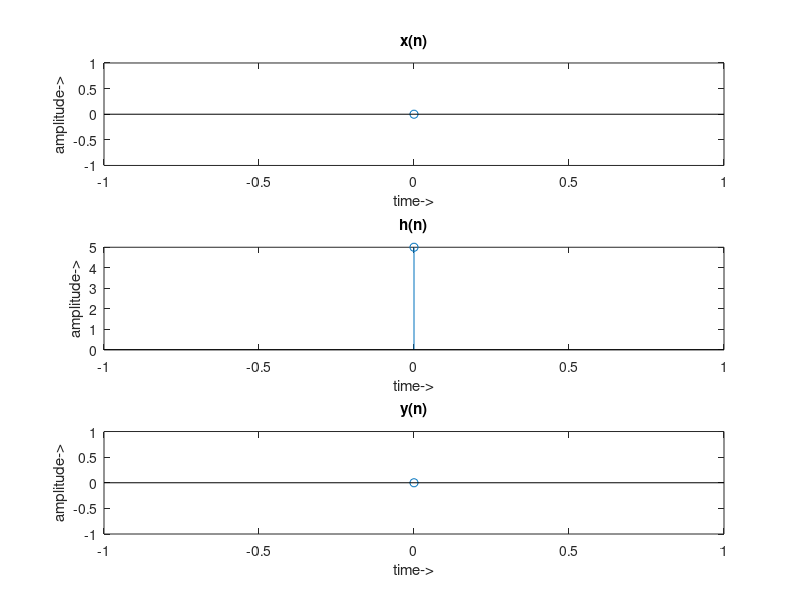

MATLAB code to generate this figure:
%A) LINEAR CONVOLUTION
%convolution of sequences x(n) and h(n)
clc
clear all
close all

x=input('Enter the x sequence:');
a=input('Enter the index value:');
h=input('Enter the h sequence:');
b=input('Enter the index value:');
l1=length(x);
l2=length(h);
l=l1+l2-1;
y=conv(x,h);
disp('The output sequence is:');
disp(y);
t=a:1:l1-1+a;
subplot(3,1,1);
stem(t,x);
xlabel('time->');
ylabel('amplitude->');
t=b:1:l2-1+b;
subplot(3,1,2);
stem(t,h);
xlabel('time->');
ylabel('amplitude->');
c=min(a,b);
t=c:1:l-1+c;
subplot(3,1,3);
stem(t,y);
xlabel('time->');
ylabel('amplitude->');
grid;

%B)CIRCULAR CONVOLUTION

clc
clear all
close all
x=input('Enter the x sequence:');
h=input('Enter the h sequence:');
l1=length(x);
l2=length(h);
if l1>l2
   z=l1-l2; 
for i=l2+z;l1
h(i)=0;
end
else
    z=l2-l1;
for i=l1+z;l2
x(i)=0;
end
end
l=max(l1,l2);
y=cconv(x,h,l);
disp('The output sequence is:');
disp(y);
t=0:1:l-1;
subplot(3,1,1);
stem(t,x);
xlabel('time->');
ylabel('amplitude->');
title('x(n)');
subplot(3,1,2);
stem(t,h);
xlabel('time->');
ylabel('amplitude->');
title('h(n)');
subplot(3,1,3);
stem(t,y);
xlabel('time->');
ylabel('amplitude->');
title('y(n)');


%sample inputs:

%>> linear_convolution
%enter the x sequence[1 2 3 4]
%enter the index value 0
%enter the h sequence[4 5 6 10]
%enter the index value -1
%output sequence of linear convolution
%    4    13    28    53    58    54    40

%>> circular_convolution
%enter the first sequence[1 2 3 4]
%enter the second sequence[1 2]
%output sequence of circular convolution
% 9 4 7 10

